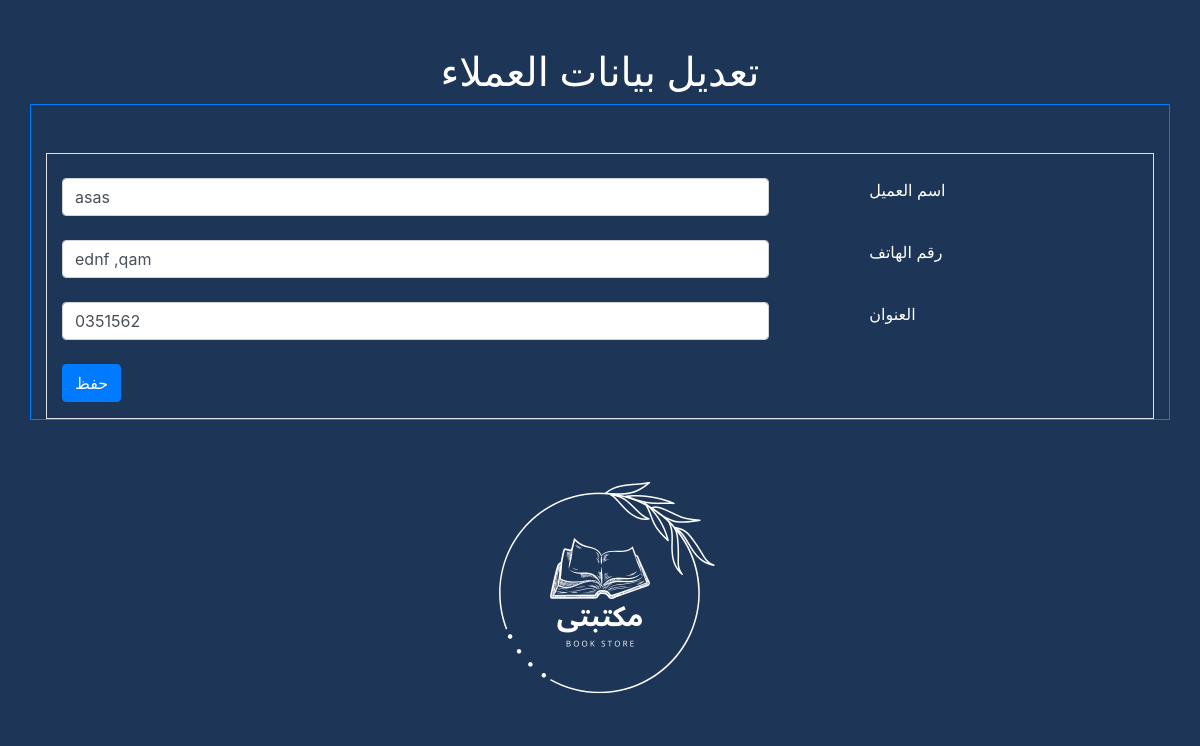
The page /update_client_data.php?updateid=22 on the database its author committed.
### tables this page shows
CREATE TABLE `client` (
  `id` int(11) NOT NULL,
  `client_name` varchar(512) NOT NULL,
  `client_address` varchar(512) NOT NULL,
  `client_phone` varchar(50) NOT NULL
);

### update_client_data.php (the view, shortened to what this page needs)
<?php
$con = mysqli_connect('localhost', 'root', '', 'db');
$id=$_GET['updateid'];
$sqlselect="SELECT * from `client`   where id =$id";
$resultselect=mysqli_query($con,$sqlselect);
$row=mysqli_fetch_assoc($resultselect);
$client_name = $row['client_name'];
$client_address = $row['client_address'];
$client_phone = $row['client_phone'];
?>
<!DOCTYPE html>
<html lang="en">
<head>
    <link rel="stylesheet" href="https://cdn.jsdelivr.net/npm/bootstrap@4.6.2/dist/css/bootstrap.min.css">
</head>
<body class="text-white" style="background-color:  #1D3557">
    <h1 class="text-center mt-5">تعديل بيانات العملاء </h1>
    <div class="container border border-primary">
        <form action="" method="POST">
        <div class="container border border-3 mt-5">
            <div class="row mt-4">
                <div class="col-8">
                    <input class="form-control" type="text" name ="client_name" value="<?php echo $client_name?>"></input>
                </div>
                <label class="col-2 fs-4" style="margin-left: 70px;">اسم العميل</label>
            </div>
            <div class="row mt-4">
                <div class="col-8">
                    <input class="form-control" type="text" name ="client_phone" value="<?php echo $client_phone?>"></input>
                </div>
                <label class="col-2 fs-4" style="margin-left: 70px;">رقم الهاتف</label>
            </div>
            <div class="row mt-4">
                <div class="col-8">
                    <input class="form-control" type="text" name ="client_address" value="<?php echo $client_address?>"></input>
                </div>
                <label class="col-2 fs-4" style="margin-left: 70px;">العنوان</label>
            </div>
            <div>
                <button type="submit" name ="submit" class="btn btn-primary mt-4 mb-3">حفظ</button>
            </div>
        </div>
    </div>
<img src="مكتبتى لوحو.png" class="rounded mx-auto d-block mt-5" style="width:250px;" alt="...">
</body>
</html>

### rows shown on the page
client: client_name "asas", client_phone "ednf ,qam", client_address "0351562"
